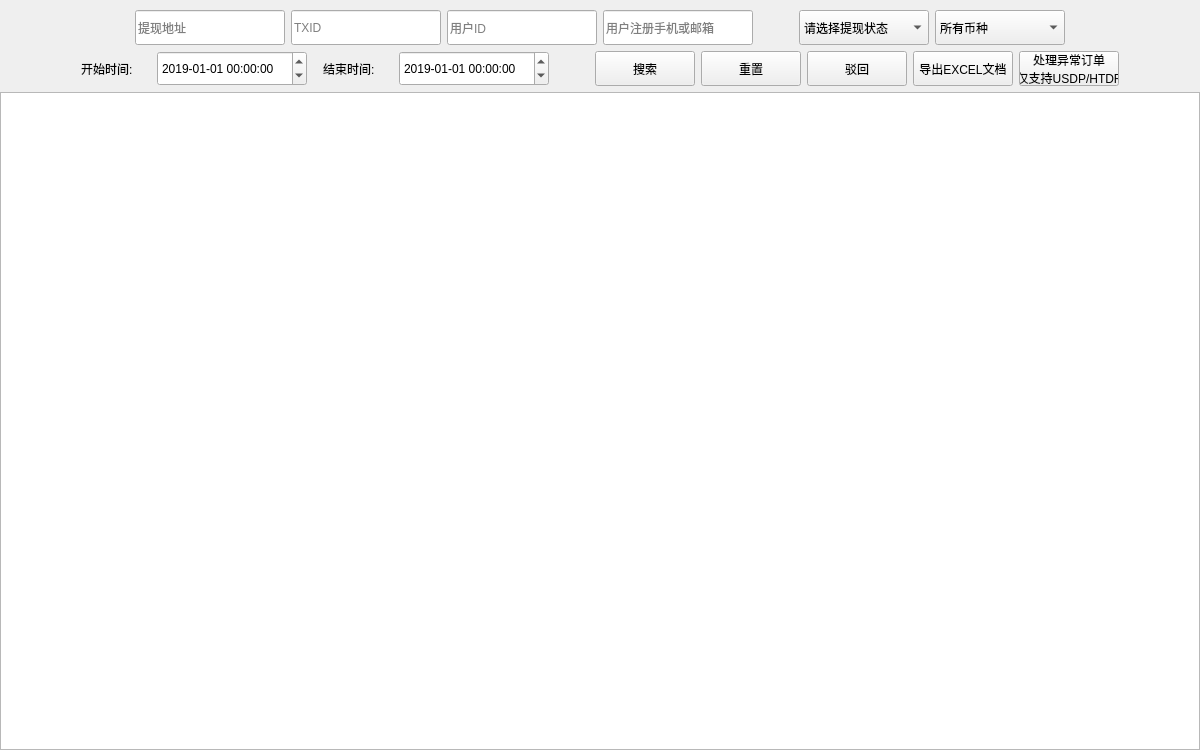
     <widget class="QWidget" name="page_WithdrawList">
      <property name="minimumSize">
       <size>
        <width>1200</width>
        <height>750</height>
       </size>
      </property>
      <layout class="QVBoxLayout" name="verticalLayout_16">
       <property name="leftMargin">
        <number>0</number>
       </property>
       <property name="topMargin">
        <number>10</number>
       </property>
       <property name="rightMargin">
        <number>0</number>
       </property>
       <property name="bottomMargin">
        <number>0</number>
       </property>
       <item>
        <layout class="QHBoxLayout" name="horizontalLayout_49">
         <item>
          <spacer name="horizontalSpacer_165">
           <property name="orientation">
            <enum>Qt::Horizontal</enum>
           </property>
           <property name="sizeHint" stdset="0">
            <size>
             <width>40</width>
             <height>20</height>
            </size>
           </property>
          </spacer>
         </item>
         <item>
          <widget class="QLineEdit" name="le_ManualWithdrawList_DstAddr">
           <property name="minimumSize">
            <size>
             <width>150</width>
             <height>35</height>
            </size>
           </property>
           <property name="maximumSize">
            <size>
             <width>16777215</width>
             <height>35</height>
            </size>
           </property>
           <property name="styleSheet">
            <string notr="true"/>
           </property>
           <property name="placeholderText">
            <string>提现地址</string>
           </property>
          </widget>
         </item>
         <item>
          <widget class="QLineEdit" name="le_ManualWithdrawList_Txid">
           <property name="minimumSize">
            <size>
             <width>150</width>
             <height>35</height>
            </size>
           </property>
           <property name="maximumSize">
            <size>
             <width>16777215</width>
             <height>35</height>
            </size>
           </property>
           <property name="styleSheet">
            <string notr="true"/>
           </property>
           <property name="placeholderText">
            <string>TXID</string>
           </property>
          </widget>
         </item>
         <item>
          <widget class="QLineEdit" name="le_ManualWithdrawList_UserID">
           <property name="minimumSize">
            <size>
             <width>150</width>
             <height>35</height>
            </size>
           </property>
           <property name="maximumSize">
            <size>
             <width>16777215</width>
             <height>35</height>
            </size>
           </property>
           <property name="styleSheet">
            <string notr="true"/>
           </property>
           <property name="placeholderText">
            <string>用户ID</string>
           </property>
          </widget>
         </item>
         <item>
          <widget class="QLineEdit" name="le_ManualWithdrawList_UserTel">
           <property name="minimumSize">
            <size>
             <width>150</width>
             <height>35</height>
            </size>
           </property>
           <property name="maximumSize">
            <size>
             <width>16777215</width>
             <height>35</height>
            </size>
           </property>
           <property name="styleSheet">
            <string notr="true"/>
           </property>
           <property name="placeholderText">
            <string>用户注册手机或邮箱</string>
           </property>
          </widget>
         </item>
         <item>
          <spacer name="horizontalSpacer_166">
           <property name="orientation">
            <enum>Qt::Horizontal</enum>
           </property>
           <property name="sizeType">
            <enum>QSizePolicy::Fixed</enum>
           </property>
           <property name="sizeHint" stdset="0">
            <size>
             <width>40</width>
             <height>20</height>
            </size>
           </property>
          </spacer>
         </item>
         <item>
          <widget class="QComboBox" name="cbx_ManualWithdrawList_Status">
           <property name="minimumSize">
            <size>
             <width>130</width>
             <height>35</height>
            </size>
           </property>
           <property name="maximumSize">
            <size>
             <width>130</width>
             <height>35</height>
            </size>
           </property>
           <property name="styleSheet">
            <string notr="true"/>
           </property>
           <item>
            <property name="text">
             <string>请选择提现状态</string>
            </property>
           </item>
           <item>
            <property name="text">
             <string>待初审</string>
            </property>
           </item>
           <item>
            <property name="text">
             <string>已初审</string>
            </property>
           </item>
           <item>
            <property name="text">
             <string>已复审</string>
            </property>
           </item>
           <item>
            <property name="text">
             <string>已拒绝</string>
            </property>
           </item>
           <item>
            <property name="text">
             <string>已提现</string>
            </property>
           </item>
          </widget>
         </item>
         <item>
          <widget class="QComboBox" name="cbx_ManualWithdrawList_CoinType">
           <property name="minimumSize">
            <size>
             <width>130</width>
             <height>35</height>
            </size>
           </property>
           <property name="maximumSize">
            <size>
             <width>130</width>
             <height>35</height>
            </size>
           </property>
           <property name="styleSheet">
            <string notr="true"/>
           </property>
           <item>
            <property name="text">
             <string>所有币种</string>
            </property>
           </item>
          </widget>
         </item>
         <item>
          <spacer name="horizontalSpacer_86">
           <property name="orientation">
            <enum>Qt::Horizontal</enum>
           </property>
           <property name="sizeType">
            <enum>QSizePolicy::Expanding</enum>
           </property>
           <property name="sizeHint" stdset="0">
            <size>
             <width>40</width>
             <height>20</height>
            </size>
           </property>
          </spacer>
         </item>
        </layout>
       </item>
       <item>
        <layout class="QHBoxLayout" name="horizontalLayout_30">
         <item>
          <spacer name="horizontalSpacer_168">
           <property name="orientation">
            <enum>Qt::Horizontal</enum>
           </property>
           <property name="sizeHint" stdset="0">
            <size>
             <width>40</width>
             <height>20</height>
            </size>
           </property>
          </spacer>
         </item>
         <item>
          <widget class="QLabel" name="lb_WithdrawList_start">
           <property name="minimumSize">
            <size>
             <width>70</width>
             <height>35</height>
            </size>
           </property>
           <property name="maximumSize">
            <size>
             <width>70</width>
             <height>35</height>
            </size>
           </property>
           <property name="styleSheet">
            <string notr="true"/>
           </property>
           <property name="text">
            <string>开始时间:</string>
           </property>
          </widget>
         </item>
         <item>
          <widget class="QDateTimeEdit" name="date_WithdrawList_Start">
           <property name="minimumSize">
            <size>
             <width>150</width>
             <height>35</height>
            </size>
           </property>
           <property name="maximumSize">
            <size>
             <width>150</width>
             <height>35</height>
            </size>
           </property>
           <property name="dateTime">
            <datetime>
             <hour>0</hour>
             <minute>0</minute>
             <second>0</second>
             <year>2019</year>
             <month>1</month>
             <day>1</day>
            </datetime>
           </property>
           <property name="displayFormat">
            <string>yyyy-MM-dd hh:mm:ss</string>
           </property>
          </widget>
         </item>
         <item>
          <spacer name="horizontalSpacer_190">
           <property name="orientation">
            <enum>Qt::Horizontal</enum>
           </property>
           <property name="sizeType">
            <enum>QSizePolicy::Fixed</enum>
           </property>
           <property name="sizeHint" stdset="0">
            <size>
             <width>10</width>
             <height>20</height>
            </size>
           </property>
          </spacer>
         </item>
         <item>
          <widget class="QLabel" name="lb_WithdrawList_end">
           <property name="minimumSize">
            <size>
             <width>70</width>
             <height>35</height>
            </size>
           </property>
           <property name="maximumSize">
            <size>
             <width>70</width>
             <height>35</height>
            </size>
           </property>
           <property name="styleSheet">
            <string notr="true"/>
           </property>
           <property name="text">
            <string>结束时间:</string>
           </property>
          </widget>
         </item>
         <item>
          <widget class="QDateTimeEdit" name="date_WithdrawList_End">
           <property name="minimumSize">
            <size>
             <width>150</width>
             <height>35</height>
            </size>
           </property>
           <property name="maximumSize">
            <size>
             <width>150</width>
             <height>35</height>
            </size>
           </property>
           <property name="dateTime">
            <datetime>
             <hour>0</hour>
             <minute>0</minute>
             <second>0</second>
             <year>2019</year>
             <month>1</month>
             <day>1</day>
            </datetime>
           </property>
           <property name="displayFormat">
            <string>yyyy-MM-dd hh:mm:ss</string>
           </property>
          </widget>
         </item>
         <item>
          <spacer name="horizontalSpacer_167">
           <property name="orientation">
            <enum>Qt::Horizontal</enum>
           </property>
           <property name="sizeType">
            <enum>QSizePolicy::Fixed</enum>
           </property>
           <property name="sizeHint" stdset="0">
            <size>
             <width>40</width>
             <height>20</height>
            </size>
           </property>
          </spacer>
         </item>
         <item>
          <widget class="QPushButton" name="btn_ManualWithdrawList_Search">
           <property name="minimumSize">
            <size>
             <width>100</width>
             <height>35</height>
            </size>
           </property>
           <property name="maximumSize">
            <size>
             <width>100</width>
             <height>35</height>
            </size>
           </property>
           <property name="cursor">
            <cursorShape>PointingHandCursor</cursorShape>
           </property>
           <property name="focusPolicy">
            <enum>Qt::NoFocus</enum>
           </property>
           <property name="styleSheet">
            <string notr="true"/>
           </property>
           <property name="text">
            <string>搜索</string>
           </property>
          </widget>
         </item>
         <item>
          <widget class="QPushButton" name="btn_ManualWithdrawList_Reset">
           <property name="minimumSize">
            <size>
             <width>100</width>
             <height>35</height>
            </size>
           </property>
           <property name="maximumSize">
            <size>
             <width>100</width>
             <height>35</height>
            </size>
           </property>
           <property name="cursor">
            <cursorShape>PointingHandCursor</cursorShape>
           </property>
           <property name="focusPolicy">
            <enum>Qt::NoFocus</enum>
           </property>
           <property name="styleSheet">
            <string notr="true"/>
           </property>
           <property name="text">
            <string>重置</string>
           </property>
          </widget>
         </item>
         <item>
          <widget class="QPushButton" name="btn_ManualWithdrawList_Reject">
           <property name="minimumSize">
            <size>
             <width>100</width>
             <height>35</height>
            </size>
           </property>
           <property name="maximumSize">
            <size>
             <width>100</width>
             <height>35</height>
            </size>
           </property>
           <property name="cursor">
            <cursorShape>PointingHandCursor</cursorShape>
           </property>
           <property name="focusPolicy">
            <enum>Qt::NoFocus</enum>
           </property>
           <property name="text">
            <string>驳回</string>
           </property>
          </widget>
         </item>
         <item>
          <widget class="QPushButton" name="btn_WithdrawList_exportExcel">
           <property name="minimumSize">
            <size>
             <width>100</width>
             <height>35</height>
            </size>
           </property>
           <property name="maximumSize">
            <size>
             <width>100</width>
             <height>35</height>
            </size>
           </property>
           <property name="cursor">
            <cursorShape>PointingHandCursor</cursorShape>
           </property>
           <property name="focusPolicy">
            <enum>Qt::NoFocus</enum>
           </property>
           <property name="styleSheet">
            <string notr="true"/>
           </property>
           <property name="text">
            <string>导出EXCEL文档</string>
           </property>
          </widget>
         </item>
         <item>
          <widget class="QPushButton" name="btn_ManualWithdrawList_Release">
           <property name="minimumSize">
            <size>
             <width>100</width>
             <height>35</height>
            </size>
           </property>
           <property name="maximumSize">
            <size>
             <width>70</width>
             <height>35</height>
            </size>
           </property>
           <property name="cursor">
            <cursorShape>PointingHandCursor</cursorShape>
           </property>
           <property name="focusPolicy">
            <enum>Qt::NoFocus</enum>
           </property>
           <property name="styleSheet">
            <string notr="true">font: 9pt &quot;宋体&quot;;</string>
           </property>
           <property name="text">
            <string>处理异常订单
仅支持USDP/HTDF</string>
           </property>
          </widget>
         </item>
         <item>
          <spacer name="horizontalSpacer_169">
           <property name="orientation">
            <enum>Qt::Horizontal</enum>
           </property>
           <property name="sizeHint" stdset="0">
            <size>
             <width>40</width>
             <height>20</height>
            </size>
           </property>
          </spacer>
         </item>
        </layout>
       </item>
       <item>
        <layout class="QGridLayout" name="gridLayout_16">
         <property name="spacing">
          <number>0</number>
         </property>
         <item row="1" column="0">
          <widget class="QTableWidget" name="tbw_WithdrawList">
           <property name="minimumSize">
            <size>
             <width>1200</width>
             <height>658</height>
            </size>
           </property>
          </widget>
         </item>
        </layout>
       </item>
      </layout>
     </widget>
